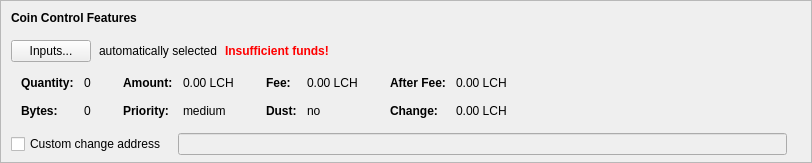
    <widget class="QFrame" name="frameCoinControl">
     <property name="sizePolicy">
      <sizepolicy hsizetype="Expanding" vsizetype="Expanding">
       <horstretch>0</horstretch>
       <verstretch>0</verstretch>
      </sizepolicy>
     </property>
     <property name="maximumSize">
      <size>
       <width>16777215</width>
       <height>16777215</height>
      </size>
     </property>
     <property name="frameShape">
      <enum>QFrame::StyledPanel</enum>
     </property>
     <property name="frameShadow">
      <enum>QFrame::Sunken</enum>
     </property>
     <layout class="QVBoxLayout" name="verticalLayoutCoinControl2">
      <property name="spacing">
       <number>0</number>
      </property>
      <property name="leftMargin">
       <number>0</number>
      </property>
      <property name="topMargin">
       <number>0</number>
      </property>
      <property name="rightMargin">
       <number>0</number>
      </property>
      <property name="bottomMargin">
       <number>6</number>
      </property>
      <item>
       <layout class="QVBoxLayout" name="verticalLayoutCoinControl" stretch="0,0,0,0,1">
        <property name="spacing">
         <number>0</number>
        </property>
        <property name="leftMargin">
         <number>10</number>
        </property>
        <property name="topMargin">
         <number>10</number>
        </property>
        <item>
         <layout class="QHBoxLayout" name="horizontalLayoutCoinControl1">
          <property name="bottomMargin">
           <number>15</number>
          </property>
          <item>
           <widget class="QLabel" name="labelCoinControlFeatures">
            <property name="sizePolicy">
             <sizepolicy hsizetype="Preferred" vsizetype="Maximum">
              <horstretch>0</horstretch>
              <verstretch>0</verstretch>
             </sizepolicy>
            </property>
            <property name="font">
             <font>
              <weight>75</weight>
              <bold>true</bold>
             </font>
            </property>
            <property name="styleSheet">
             <string notr="true">font-weight:bold;</string>
            </property>
            <property name="text">
             <string>Coin Control Features</string>
            </property>
           </widget>
          </item>
         </layout>
        </item>
        <item>
         <layout class="QHBoxLayout" name="horizontalLayoutCoinControl2" stretch="0,0,0,0">
          <property name="spacing">
           <number>8</number>
          </property>
          <property name="bottomMargin">
           <number>10</number>
          </property>
          <item>
           <widget class="QPushButton" name="pushButtonCoinControl">
            <property name="styleSheet">
             <string notr="true"/>
            </property>
            <property name="text">
             <string>Inputs...</string>
            </property>
            <property name="autoDefault">
             <bool>false</bool>
            </property>
           </widget>
          </item>
          <item>
           <widget class="QLabel" name="labelCoinControlAutomaticallySelected">
            <property name="text">
             <string>automatically selected</string>
            </property>
            <property name="margin">
             <number>5</number>
            </property>
           </widget>
          </item>
          <item>
           <widget class="QLabel" name="labelCoinControlInsuffFunds">
            <property name="font">
             <font>
              <weight>75</weight>
              <bold>true</bold>
             </font>
            </property>
            <property name="styleSheet">
             <string notr="true">color:red;font-weight:bold;</string>
            </property>
            <property name="text">
             <string>Insufficient funds!</string>
            </property>
            <property name="margin">
             <number>5</number>
            </property>
           </widget>
          </item>
          <item>
           <spacer name="horizontalSpacerCoinControl">
            <property name="orientation">
             <enum>Qt::Horizontal</enum>
            </property>
            <property name="sizeHint" stdset="0">
             <size>
              <width>40</width>
              <height>1</height>
             </size>
            </property>
           </spacer>
          </item>
         </layout>
        </item>
        <item>
         <widget class="QWidget" name="widgetCoinControl" native="true">
          <property name="sizePolicy">
           <sizepolicy hsizetype="Preferred" vsizetype="Preferred">
            <horstretch>0</horstretch>
            <verstretch>0</verstretch>
           </sizepolicy>
          </property>
          <property name="minimumSize">
           <size>
            <width>0</width>
            <height>0</height>
           </size>
          </property>
          <property name="styleSheet">
           <string notr="true"/>
          </property>
          <layout class="QHBoxLayout" name="horizontalLayoutCoinControl5">
           <property name="leftMargin">
            <number>0</number>
           </property>
           <property name="topMargin">
            <number>0</number>
           </property>
           <property name="rightMargin">
            <number>0</number>
           </property>
           <property name="bottomMargin">
            <number>0</number>
           </property>
           <item>
            <layout class="QHBoxLayout" name="horizontalLayoutCoinControl3" stretch="0,0,0,1">
             <property name="spacing">
              <number>20</number>
             </property>
             <property name="topMargin">
              <number>0</number>
             </property>
             <property name="bottomMargin">
              <number>10</number>
             </property>
             <item>
              <layout class="QFormLayout" name="formLayoutCoinControl1">
               <property name="horizontalSpacing">
                <number>10</number>
               </property>
               <property name="verticalSpacing">
                <number>14</number>
               </property>
               <property name="leftMargin">
                <number>10</number>
               </property>
               <property name="topMargin">
                <number>4</number>
               </property>
               <property name="rightMargin">
                <number>6</number>
               </property>
               <item row="0" column="0">
                <widget class="QLabel" name="labelCoinControlQuantityText">
                 <property name="font">
                  <font>
                   <weight>75</weight>
                   <bold>true</bold>
                  </font>
                 </property>
                 <property name="text">
                  <string>Quantity:</string>
                 </property>
                 <property name="margin">
                  <number>0</number>
                 </property>
                </widget>
               </item>
               <item row="0" column="1">
                <widget class="QLabel" name="labelCoinControlQuantity">
                 <property name="cursor">
                  <cursorShape>IBeamCursor</cursorShape>
                 </property>
                 <property name="contextMenuPolicy">
                  <enum>Qt::ActionsContextMenu</enum>
                 </property>
                 <property name="text">
                  <string notr="true">0</string>
                 </property>
                 <property name="margin">
                  <number>0</number>
                 </property>
                 <property name="textInteractionFlags">
                  <set>Qt::LinksAccessibleByMouse|Qt::TextSelectableByKeyboard|Qt::TextSelectableByMouse</set>
                 </property>
                </widget>
               </item>
               <item row="1" column="0">
                <widget class="QLabel" name="labelCoinControlBytesText">
                 <property name="font">
                  <font>
                   <weight>75</weight>
                   <bold>true</bold>
                  </font>
                 </property>
                 <property name="text">
                  <string>Bytes:</string>
                 </property>
                </widget>
               </item>
               <item row="1" column="1">
                <widget class="QLabel" name="labelCoinControlBytes">
                 <property name="cursor">
                  <cursorShape>IBeamCursor</cursorShape>
                 </property>
                 <property name="contextMenuPolicy">
                  <enum>Qt::ActionsContextMenu</enum>
                 </property>
                 <property name="text">
                  <string notr="true">0</string>
                 </property>
                 <property name="textInteractionFlags">
                  <set>Qt::LinksAccessibleByMouse|Qt::TextSelectableByKeyboard|Qt::TextSelectableByMouse</set>
                 </property>
                </widget>
               </item>
              </layout>
             </item>
             <item>
              <layout class="QFormLayout" name="formLayoutCoinControl2">
               <property name="horizontalSpacing">
                <number>10</number>
               </property>
               <property name="verticalSpacing">
                <number>14</number>
               </property>
               <property name="leftMargin">
                <number>6</number>
               </property>
               <property name="topMargin">
                <number>4</number>
               </property>
               <property name="rightMargin">
                <number>6</number>
               </property>
               <item row="0" column="0">
                <widget class="QLabel" name="labelCoinControlAmountText">
                 <property name="font">
                  <font>
                   <weight>75</weight>
                   <bold>true</bold>
                  </font>
                 </property>
                 <property name="text">
                  <string>Amount:</string>
                 </property>
                 <property name="margin">
                  <number>0</number>
                 </property>
                </widget>
               </item>
               <item row="0" column="1">
                <widget class="QLabel" name="labelCoinControlAmount">
                 <property name="cursor">
                  <cursorShape>IBeamCursor</cursorShape>
                 </property>
                 <property name="contextMenuPolicy">
                  <enum>Qt::ActionsContextMenu</enum>
                 </property>
                 <property name="text">
                  <string notr="true">0.00 LCH</string>
                 </property>
                 <property name="textInteractionFlags">
                  <set>Qt::LinksAccessibleByMouse|Qt::TextSelectableByKeyboard|Qt::TextSelectableByMouse</set>
                 </property>
                </widget>
               </item>
               <item row="1" column="0">
                <widget class="QLabel" name="labelCoinControlPriorityText">
                 <property name="font">
                  <font>
                   <weight>75</weight>
                   <bold>true</bold>
                  </font>
                 </property>
                 <property name="text">
                  <string>Priority:</string>
                 </property>
                </widget>
               </item>
               <item row="1" column="1">
                <widget class="QLabel" name="labelCoinControlPriority">
                 <property name="cursor">
                  <cursorShape>IBeamCursor</cursorShape>
                 </property>
                 <property name="contextMenuPolicy">
                  <enum>Qt::ActionsContextMenu</enum>
                 </property>
                 <property name="text">
                  <string notr="true">medium</string>
                 </property>
                 <property name="textInteractionFlags">
                  <set>Qt::LinksAccessibleByMouse|Qt::TextSelectableByKeyboard|Qt::TextSelectableByMouse</set>
                 </property>
                </widget>
               </item>
              </layout>
             </item>
             <item>
              <layout class="QFormLayout" name="formLayoutCoinControl3">
               <property name="horizontalSpacing">
                <number>10</number>
               </property>
               <property name="verticalSpacing">
                <number>14</number>
               </property>
               <property name="leftMargin">
                <number>6</number>
               </property>
               <property name="topMargin">
                <number>4</number>
               </property>
               <property name="rightMargin">
                <number>6</number>
               </property>
               <item row="0" column="0">
                <widget class="QLabel" name="labelCoinControlFeeText">
                 <property name="font">
                  <font>
                   <weight>75</weight>
                   <bold>true</bold>
                  </font>
                 </property>
                 <property name="text">
                  <string>Fee:</string>
                 </property>
                 <property name="margin">
                  <number>0</number>
                 </property>
                </widget>
               </item>
               <item row="0" column="1">
                <widget class="QLabel" name="labelCoinControlFee">
                 <property name="cursor">
                  <cursorShape>IBeamCursor</cursorShape>
                 </property>
                 <property name="contextMenuPolicy">
                  <enum>Qt::ActionsContextMenu</enum>
                 </property>
                 <property name="text">
                  <string notr="true">0.00 LCH</string>
                 </property>
                 <property name="textInteractionFlags">
                  <set>Qt::LinksAccessibleByMouse|Qt::TextSelectableByKeyboard|Qt::TextSelectableByMouse</set>
                 </property>
                </widget>
               </item>
               <item row="1" column="0">
                <widget class="QLabel" name="labelCoinControlLowOutputText">
                 <property name="font">
                  <font>
                   <weight>75</weight>
                   <bold>true</bold>
                  </font>
                 </property>
                 <property name="text">
                  <string>Dust:</string>
                 </property>
                </widget>
               </item>
               <item row="1" column="1">
                <widget class="QLabel" name="labelCoinControlLowOutput">
                 <property name="cursor">
                  <cursorShape>IBeamCursor</cursorShape>
                 </property>
                 <property name="contextMenuPolicy">
                  <enum>Qt::ActionsContextMenu</enum>
                 </property>
                 <property name="text">
                  <string notr="true">no</string>
                 </property>
                 <property name="textInteractionFlags">
                  <set>Qt::LinksAccessibleByMouse|Qt::TextSelectableByKeyboard|Qt::TextSelectableByMouse</set>
                 </property>
                </widget>
               </item>
              </layout>
             </item>
             <item>
              <layout class="QFormLayout" name="formLayoutCoinControl4">
               <property name="horizontalSpacing">
                <number>10</number>
               </property>
               <property name="verticalSpacing">
                <number>14</number>
               </property>
               <property name="leftMargin">
                <number>6</number>
               </property>
               <property name="topMargin">
                <number>4</number>
               </property>
               <property name="rightMargin">
                <number>6</number>
               </property>
               <item row="0" column="0">
                <widget class="QLabel" name="labelCoinControlAfterFeeText">
                 <property name="font">
                  <font>
                   <weight>75</weight>
                   <bold>true</bold>
                  </font>
                 </property>
                 <property name="text">
                  <string>After Fee:</string>
                 </property>
                 <property name="margin">
                  <number>0</number>
                 </property>
                </widget>
               </item>
               <item row="0" column="1">
                <widget class="QLabel" name="labelCoinControlAfterFee">
                 <property name="cursor">
                  <cursorShape>IBeamCursor</cursorShape>
                 </property>
                 <property name="contextMenuPolicy">
                  <enum>Qt::ActionsContextMenu</enum>
                 </property>
                 <property name="text">
                  <string notr="true">0.00 LCH</string>
                 </property>
                 <property name="textInteractionFlags">
                  <set>Qt::LinksAccessibleByMouse|Qt::TextSelectableByKeyboard|Qt::TextSelectableByMouse</set>
                 </property>
                </widget>
               </item>
               <item row="1" column="0">
                <widget class="QLabel" name="labelCoinControlChangeText">
                 <property name="font">
                  <font>
                   <weight>75</weight>
                   <bold>true</bold>
                  </font>
                 </property>
                 <property name="text">
                  <string>Change:</string>
                 </property>
                </widget>
               </item>
               <item row="1" column="1">
                <widget class="QLabel" name="labelCoinControlChange">
                 <property name="cursor">
                  <cursorShape>IBeamCursor</cursorShape>
                 </property>
                 <property name="contextMenuPolicy">
                  <enum>Qt::ActionsContextMenu</enum>
                 </property>
                 <property name="text">
                  <string notr="true">0.00 LCH</string>
                 </property>
                 <property name="textInteractionFlags">
                  <set>Qt::LinksAccessibleByMouse|Qt::TextSelectableByKeyboard|Qt::TextSelectableByMouse</set>
                 </property>
                </widget>
               </item>
              </layout>
             </item>
            </layout>
           </item>
          </layout>
         </widget>
        </item>
        <item>
         <layout class="QHBoxLayout" name="horizontalLayoutCoinControl4" stretch="0,0,0">
          <property name="spacing">
           <number>12</number>
          </property>
          <property name="sizeConstraint">
           <enum>QLayout::SetDefaultConstraint</enum>
          </property>
          <property name="topMargin">
           <number>5</number>
          </property>
          <property name="rightMargin">
           <number>5</number>
          </property>
          <item>
           <widget class="QCheckBox" name="checkBoxCoinControlChange">
            <property name="toolTip">
             <string>If this is activated, but the change address is empty or invalid, change will be sent to a newly generated address.</string>
            </property>
            <property name="text">
             <string>Custom change address</string>
            </property>
           </widget>
          </item>
          <item>
           <widget class="QValidatedLineEdit" name="lineEditCoinControlChange">
            <property name="enabled">
             <bool>false</bool>
            </property>
            <property name="sizePolicy">
             <sizepolicy hsizetype="Expanding" vsizetype="Fixed">
              <horstretch>0</horstretch>
              <verstretch>0</verstretch>
             </sizepolicy>
            </property>
           </widget>
          </item>
          <item>
           <widget class="QLabel" name="labelCoinControlChangeLabel">
            <property name="sizePolicy">
             <sizepolicy hsizetype="Preferred" vsizetype="Expanding">
              <horstretch>0</horstretch>
              <verstretch>0</verstretch>
             </sizepolicy>
            </property>
            <property name="minimumSize">
             <size>
              <width>0</width>
              <height>0</height>
             </size>
            </property>
            <property name="text">
             <string/>
            </property>
            <property name="margin">
             <number>3</number>
            </property>
           </widget>
          </item>
         </layout>
        </item>
        <item>
         <spacer name="verticalSpacerCoinControl">
          <property name="orientation">
           <enum>Qt::Vertical</enum>
          </property>
          <property name="sizeHint" stdset="0">
           <size>
            <width>800</width>
            <height>1</height>
           </size>
          </property>
         </spacer>
        </item>
       </layout>
      </item>
     </layout>
    </widget>
